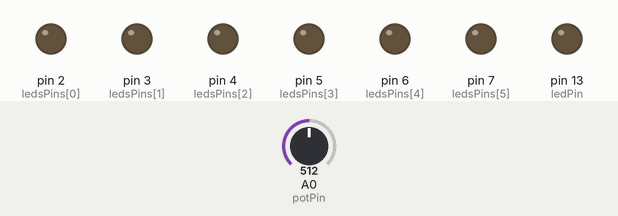
This sketch was run on a simulated Arduino Uno, built with avr-gcc and run on an emulated ATmega328P. Parts: output pins drawn as LEDs (lit = HIGH). Inputs (shaded band) come from the test bench; at power-on: A0 (potPin) = 512.

Above: at 11.2 s.
11.3 s: A0 (potPin) set to 497
At 12.0 s:
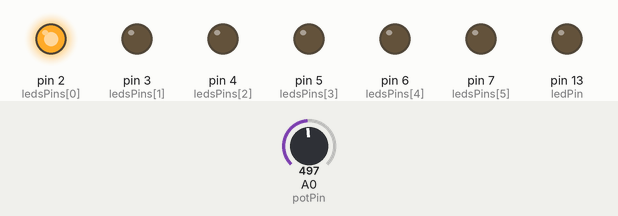
12.8 s: A0 (potPin) set to 716
At 13.2 s:
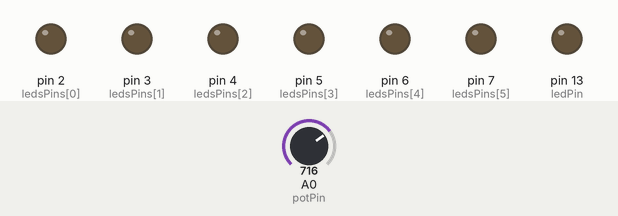
14.3 s: A0 (potPin) set to 511
At 15.5 s:
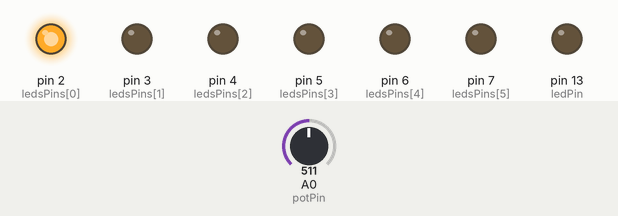
Timing chart, 0 to 17.3 s (numbered marks = the images above; inputs shaded):
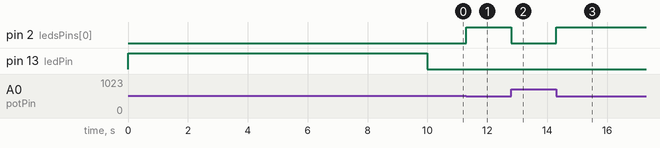

The sketch:

control_led_bar_graph_through_potentiometer.ino
```cpp
// (licence header left out)
const int potPin = 0;  // the pin number for the potentiometer.
const int ledPin = 13; // calibration status led.

// array with the pin numbers of the leds.
const int ledsPins[] = { 2, 3, 4, 5, 6, 7 };

// calculate the number of the leds in the array.
const int NUM_LEDS = (int) (sizeof (ledsPins) / sizeof (const int));

// the two bounds are important for the potentiometer calibration.
int potMin = 1023;
int potMax = 0;

// calibration time in millis.
const int CAL_TIME = 10000;

// delay time leds should wait in dark and in light.
const long delayTime = 20;

// default value for leds bar graph.
int ledsRange = -1;

// startup point entry (runs once).
void setup () {
  // set potentiometer as input.
  pinMode(potPin, INPUT);

  // set led as output.
  pinMode(ledPin, OUTPUT);

  // set bar graph leds as output.
  for (int i = 0; i < NUM_LEDS; i++)
    pinMode(ledsPins[i], OUTPUT);

  // perform the calibration.
  calibrationPeriod();
}

// loop the main sketch.
void loop () {
  // get the value from the potentiometer.
  ledsRange = analogRead(potPin);

  // map the value for the leds bar graph.
  ledsRange = map(ledsRange, potMin, potMax, -1, NUM_LEDS-1);

  // light or dark the appropriate leds from the bar graph.
  for (int thisLed = 0; thisLed < NUM_LEDS; thisLed++) {
    if (thisLed <= ledsRange) {
      // light the led.
      digitalWrite(ledsPins[thisLed], HIGH);
    }
    else {
      // dark the led.
      digitalWrite(ledsPins[thisLed], LOW);
    }
  }
}

// potentiometer calibration process.
void calibrationPeriod () {
  // the value that potentiometer sends.
  int potValue = 0;

  // signal the start of the calibration period.
  digitalWrite(ledPin, HIGH);

  // calibrate during the some time.
  while (millis() < CAL_TIME) {
    potValue = analogRead(potPin);

    // record the maximum potentiometer value.
    if (potValue > potMax) {
      potMax = potValue;
    }

    // record the minimum potentiometer value.
    if (potValue < potMin) {
      potMin = potValue;
    }
  }

  // signal the end of the calibration period.
  digitalWrite(ledPin, LOW);
}
```

Measured:
- the behaviour switches between 512 and 511 on A0 (potPin) (found by bisection; images 0 and 1)
- after the input at 11.3 s, pin 2 (ledsPins[0]): LOW → HIGH at once
- after the input at 12.8 s, pin 2 (ledsPins[0]): HIGH → LOW at once
- after the input at 14.3 s, pin 2 (ledsPins[0]): LOW → HIGH at once
